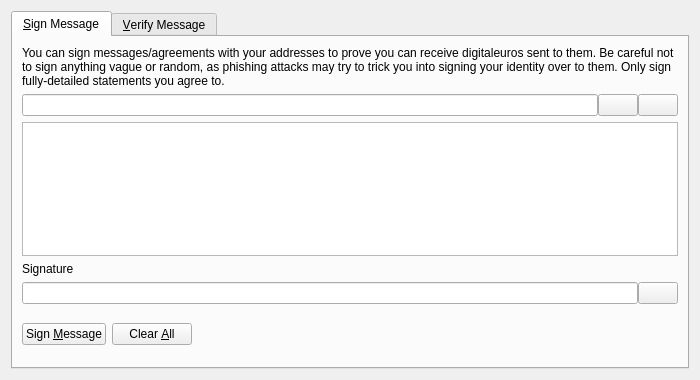
<?xml version="1.0" encoding="UTF-8"?>
<ui version="4.0">
 <class>SignVerifyMessageDialog</class>
 <widget class="QDialog" name="SignVerifyMessageDialog">
  <property name="geometry">
   <rect>
    <x>0</x>
    <y>0</y>
    <width>700</width>
    <height>380</height>
   </rect>
  </property>
  <property name="windowTitle">
   <string>Signatures - Sign / Verify a Message</string>
  </property>
  <property name="modal">
   <bool>true</bool>
  </property>
  <layout class="QVBoxLayout" name="verticalLayout">
   <item>
    <widget class="QTabWidget" name="tabWidget">
     <property name="currentIndex">
      <number>0</number>
     </property>
     <widget class="QWidget" name="tabSignMessage">
      <attribute name="title">
       <string>&amp;Sign Message</string>
      </attribute>
      <layout class="QVBoxLayout" name="verticalLayout_SM">
       <item>
        <widget class="QLabel" name="infoLabel_SM">
         <property name="text">
          <string>You can sign messages/agreements with your addresses to prove you can receive digitaleuros sent to them. Be careful not to sign anything vague or random, as phishing attacks may try to trick you into signing your identity over to them. Only sign fully-detailed statements you agree to.</string>
         </property>
         <property name="textFormat">
          <enum>Qt::PlainText</enum>
         </property>
         <property name="wordWrap">
          <bool>true</bool>
         </property>
        </widget>
       </item>
       <item>
        <layout class="QHBoxLayout" name="horizontalLayout_1_SM">
         <property name="spacing">
          <number>0</number>
         </property>
         <item>
          <widget class="QValidatedLineEdit" name="addressIn_SM">
           <property name="toolTip">
            <string>The Digitaleuro address to sign the message with</string>
           </property>
          </widget>
         </item>
         <item>
          <widget class="QPushButton" name="addressBookButton_SM">
           <property name="toolTip">
            <string>Choose previously used address</string>
           </property>
           <property name="text">
            <string/>
           </property>
           <property name="icon">
            <iconset resource="../bitcoin.qrc">
             <normaloff>:/icons/address-book</normaloff>:/icons/address-book</iconset>
           </property>
           <property name="shortcut">
            <string>Alt+A</string>
           </property>
           <property name="autoDefault">
            <bool>false</bool>
           </property>
          </widget>
         </item>
         <item>
          <widget class="QPushButton" name="pasteButton_SM">
           <property name="toolTip">
            <string>Paste address from clipboard</string>
           </property>
           <property name="text">
            <string/>
           </property>
           <property name="icon">
            <iconset resource="../bitcoin.qrc">
             <normaloff>:/icons/editpaste</normaloff>:/icons/editpaste</iconset>
           </property>
           <property name="shortcut">
            <string>Alt+P</string>
           </property>
           <property name="autoDefault">
            <bool>false</bool>
           </property>
          </widget>
         </item>
        </layout>
       </item>
       <item>
        <widget class="QPlainTextEdit" name="messageIn_SM">
         <property name="toolTip">
          <string>Enter the message you want to sign here</string>
         </property>
        </widget>
       </item>
       <item>
        <widget class="QLabel" name="signatureLabel_SM">
         <property name="text">
          <string>Signature</string>
         </property>
         <property name="textFormat">
          <enum>Qt::PlainText</enum>
         </property>
        </widget>
       </item>
       <item>
        <layout class="QHBoxLayout" name="horizontalLayout_2_SM">
         <property name="spacing">
          <number>0</number>
         </property>
         <item>
          <widget class="QLineEdit" name="signatureOut_SM">
           <property name="font">
            <font>
             <italic>true</italic>
            </font>
           </property>
           <property name="readOnly">
            <bool>true</bool>
           </property>
          </widget>
         </item>
         <item>
          <widget class="QPushButton" name="copySignatureButton_SM">
           <property name="toolTip">
            <string>Copy the current signature to the system clipboard</string>
           </property>
           <property name="text">
            <string/>
           </property>
           <property name="icon">
            <iconset resource="../bitcoin.qrc">
             <normaloff>:/icons/editcopy</normaloff>:/icons/editcopy</iconset>
           </property>
           <property name="autoDefault">
            <bool>false</bool>
           </property>
          </widget>
         </item>
        </layout>
       </item>
       <item>
        <layout class="QHBoxLayout" name="horizontalLayout_3_SM">
         <item>
          <widget class="QPushButton" name="signMessageButton_SM">
           <property name="toolTip">
            <string>Sign the message to prove you own this Digitaleuro address</string>
           </property>
           <property name="text">
            <string>Sign &amp;Message</string>
           </property>
           <property name="icon">
            <iconset resource="../bitcoin.qrc">
             <normaloff>:/icons/edit</normaloff>:/icons/edit</iconset>
           </property>
           <property name="autoDefault">
            <bool>false</bool>
           </property>
          </widget>
         </item>
         <item>
          <widget class="QPushButton" name="clearButton_SM">
           <property name="toolTip">
            <string>Reset all sign message fields</string>
           </property>
           <property name="text">
            <string>Clear &amp;All</string>
           </property>
           <property name="icon">
            <iconset resource="../bitcoin.qrc">
             <normaloff>:/icons/remove</normaloff>:/icons/remove</iconset>
           </property>
           <property name="autoDefault">
            <bool>false</bool>
           </property>
          </widget>
         </item>
         <item>
          <spacer name="horizontalSpacer_1_SM">
           <property name="orientation">
            <enum>Qt::Horizontal</enum>
           </property>
           <property name="sizeHint" stdset="0">
            <size>
             <width>40</width>
             <height>48</height>
            </size>
           </property>
          </spacer>
         </item>
         <item>
          <widget class="QLabel" name="statusLabel_SM">
           <property name="font">
            <font>
             <weight>75</weight>
             <bold>true</bold>
            </font>
           </property>
           <property name="text">
            <string/>
           </property>
           <property name="wordWrap">
            <bool>true</bool>
           </property>
          </widget>
         </item>
         <item>
          <spacer name="horizontalSpacer_2_SM">
           <property name="orientation">
            <enum>Qt::Horizontal</enum>
           </property>
           <property name="sizeHint" stdset="0">
            <size>
             <width>40</width>
             <height>48</height>
            </size>
           </property>
          </spacer>
         </item>
        </layout>
       </item>
      </layout>
     </widget>
     <widget class="QWidget" name="tabVerifyMessage">
      <attribute name="title">
       <string>&amp;Verify Message</string>
      </attribute>
      <layout class="QVBoxLayout" name="verticalLayout_VM">
       <item>
        <widget class="QLabel" name="infoLabel_VM">
         <property name="text">
          <string>Enter the receiver's address, message (ensure you copy line breaks, spaces, tabs, etc. exactly) and signature below to verify the message. Be careful not to read more into the signature than what is in the signed message itself, to avoid being tricked by a man-in-the-middle attack. Note that this only proves the signing party receives with the address, it cannot prove sendership of any transaction!</string>
         </property>
         <property name="textFormat">
          <enum>Qt::PlainText</enum>
         </property>
         <property name="alignment">
          <set>Qt::AlignLeading|Qt::AlignLeft|Qt::AlignTop</set>
         </property>
         <property name="wordWrap">
          <bool>true</bool>
         </property>
        </widget>
       </item>
       <item>
        <layout class="QHBoxLayout" name="horizontalLayout_1_VM">
         <property name="spacing">
          <number>0</number>
         </property>
         <item>
          <widget class="QValidatedLineEdit" name="addressIn_VM">
           <property name="toolTip">
            <string>The Digitaleuro address the message was signed with</string>
           </property>
          </widget>
         </item>
         <item>
          <widget class="QPushButton" name="addressBookButton_VM">
           <property name="toolTip">
            <string>Choose previously used address</string>
           </property>
           <property name="text">
            <string/>
           </property>
           <property name="icon">
            <iconset resource="../bitcoin.qrc">
             <normaloff>:/icons/address-book</normaloff>:/icons/address-book</iconset>
           </property>
           <property name="shortcut">
            <string>Alt+A</string>
           </property>
           <property name="autoDefault">
            <bool>false</bool>
           </property>
          </widget>
         </item>
        </layout>
       </item>
       <item>
        <widget class="QPlainTextEdit" name="messageIn_VM"/>
       </item>
       <item>
        <widget class="QValidatedLineEdit" name="signatureIn_VM"/>
       </item>
       <item>
        <layout class="QHBoxLayout" name="horizontalLayout_2_VM">
         <item>
          <widget class="QPushButton" name="verifyMessageButton_VM">
           <property name="toolTip">
            <string>Verify the message to ensure it was signed with the specified Digitaleuro address</string>
           </property>
           <property name="text">
            <string>Verify &amp;Message</string>
           </property>
           <property name="icon">
            <iconset resource="../bitcoin.qrc">
             <normaloff>:/icons/transaction_0</normaloff>:/icons/transaction_0</iconset>
           </property>
           <property name="autoDefault">
            <bool>false</bool>
           </property>
          </widget>
         </item>
         <item>
          <widget class="QPushButton" name="clearButton_VM">
           <property name="toolTip">
            <string>Reset all verify message fields</string>
           </property>
           <property name="text">
            <string>Clear &amp;All</string>
           </property>
           <property name="icon">
            <iconset resource="../bitcoin.qrc">
             <normaloff>:/icons/remove</normaloff>:/icons/remove</iconset>
           </property>
           <property name="autoDefault">
            <bool>false</bool>
           </property>
          </widget>
         </item>
         <item>
          <spacer name="horizontalSpacer_1_VM">
           <property name="orientation">
            <enum>Qt::Horizontal</enum>
           </property>
           <property name="sizeHint" stdset="0">
            <size>
             <width>40</width>
             <height>48</height>
            </size>
           </property>
          </spacer>
         </item>
         <item>
          <widget class="QLabel" name="statusLabel_VM">
           <property name="font">
            <font>
             <weight>75</weight>
             <bold>true</bold>
            </font>
           </property>
           <property name="text">
            <string/>
           </property>
           <property name="wordWrap">
            <bool>true</bool>
           </property>
          </widget>
         </item>
         <item>
          <spacer name="horizontalSpacer_2_VM">
           <property name="orientation">
            <enum>Qt::Horizontal</enum>
           </property>
           <property name="sizeHint" stdset="0">
            <size>
             <width>40</width>
             <height>48</height>
            </size>
           </property>
          </spacer>
         </item>
        </layout>
       </item>
      </layout>
     </widget>
    </widget>
   </item>
  </layout>
 </widget>
 <customwidgets>
  <customwidget>
   <class>QValidatedLineEdit</class>
   <extends>QLineEdit</extends>
   <header>qt/qvalidatedlineedit.h</header>
  </customwidget>
 </customwidgets>
 <resources>
  <include location="../bitcoin.qrc"/>
 </resources>
 <connections/>
</ui>
